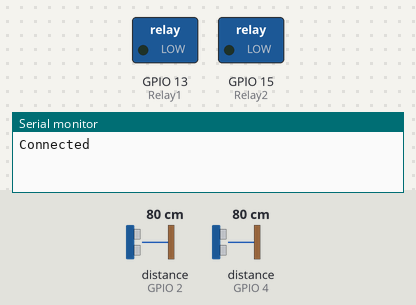
Bench run of a sketch on a simulated ESP8266 (NodeMCU). Shown: switched loads named in the sketch (green lamp = pin HIGH), the last lines printed to the serial monitor. Wiring (inferred from the names in the program): 2 × ultrasonic range finder: trigger GPIO 0, echo GPIO 2 / trigger GPIO 5, echo GPIO 4. The inputs (shaded band) are chosen by the test bench; at power-on: distance to the obstacle (sensors on GPIO 2, GPIO 4) 80 cm. The echo pulse lasts 58.3 µs per cm; WiFi joins after 1.5 s; servers stay silent unless stated; pins used as bus, display or sensor lines are not drawn.

Above: at 1.6 s.
At 31.7 s:
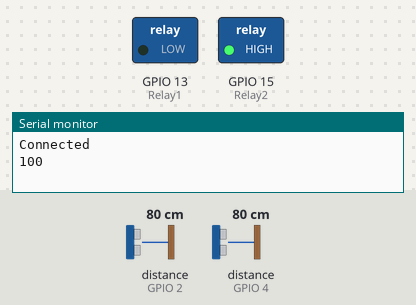
Timing chart, 0 to 79.8 s (numbered marks = the images above):
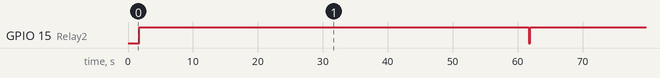

Measured:
- by itself, GPIO 15 (Relay2): alternates HIGH for 60.0 s and LOW for 0.21 s

The sketch:

client.ino
```cpp
#include <ESP8266WiFi.h>

#include <ESP8266HTTPClient.h>

#define TRIGGER1 5 //D1
#define ECHO1    4 //D2

#define TRIGGER2 0 //D3
#define ECHO2    2 //D4

#define Relay1    13 //D7 (relay -1 helps to open the gate)
#define Relay2    15 //D8  (relay 2 helps to close the gate)


String  i;
long  newvar;
String  httpurl;
String  TheHiddenAnswerOfClient;
HTTPClient http;

String SendWithAnswer(String IPcache, String monmessagecache) {
httpurl = "http://";
httpurl+=IPcache;
httpurl+="/";
httpurl+=monmessagecache;
http.begin(httpurl);
http.GET();
TheHiddenAnswerOfClient = (http.getString());
http.end();
return TheHiddenAnswerOfClient;
}

void setup()
{
  i = "";

  Serial.begin(9600);

   WiFi.disconnect();
   WiFi.begin("ESP_B2F646","1234");
   while ((!(WiFi.status() == WL_CONNECTED))){
    delay(300);

  pinMode(TRIGGER1, OUTPUT);
  pinMode(ECHO1, INPUT);

  pinMode(TRIGGER2, OUTPUT);
  pinMode(ECHO2, INPUT);

  pinMode(Relay1, OUTPUT);
  pinMode(Relay2, OUTPUT);


  }
  Serial.println("Connected");

}


void loop()
{
    long duration1, distance1,duration2, distance2;

    i = (SendWithAnswer("192.168.4.1","Yes"));
    i.remove(0, 25);
    i.remove(i.length()-11,11);
    Serial.println(i);
    newvar = i.toInt();
    Serial.println((100 + newvar));


// distance sensor
  digitalWrite(TRIGGER1, LOW);
  delayMicroseconds(2);

  digitalWrite(TRIGGER1, HIGH);
  delayMicroseconds(10);

  digitalWrite(TRIGGER1, LOW);
  duration1 = pulseIn(ECHO1, HIGH);
  distance1 = (duration1/2) / 29.1;

 // Serial.print(distance1);
 // Serial.println("Centimeter:");
 // delay(1000);

  digitalWrite(TRIGGER2, LOW);
  delayMicroseconds(2);

  digitalWrite(TRIGGER2, HIGH);
  delayMicroseconds(10);

  digitalWrite(TRIGGER2, LOW);
  duration2 = pulseIn(ECHO2, HIGH);
  distance2 = (duration2/2) / 29.1;

  // Serial.print(distance2);
 // Serial.println("Centimeter:");
 // delay(1000);


// For gate open
 if(newvar==10 && distance1<=400)
 {
   digitalWrite(Relay1, HIGH);
   delay(60000); //1 minute opning the garage gate
   digitalWrite(Relay1, LOW);
   delay(180000); //3 minutes time gate will be stayed open
  }
// For gate close
  else
  {
    digitalWrite(Relay2, HIGH);
    delay(60000); //1 minute closing the garage gate
    digitalWrite(Relay2, LOW);
  }


}
```
